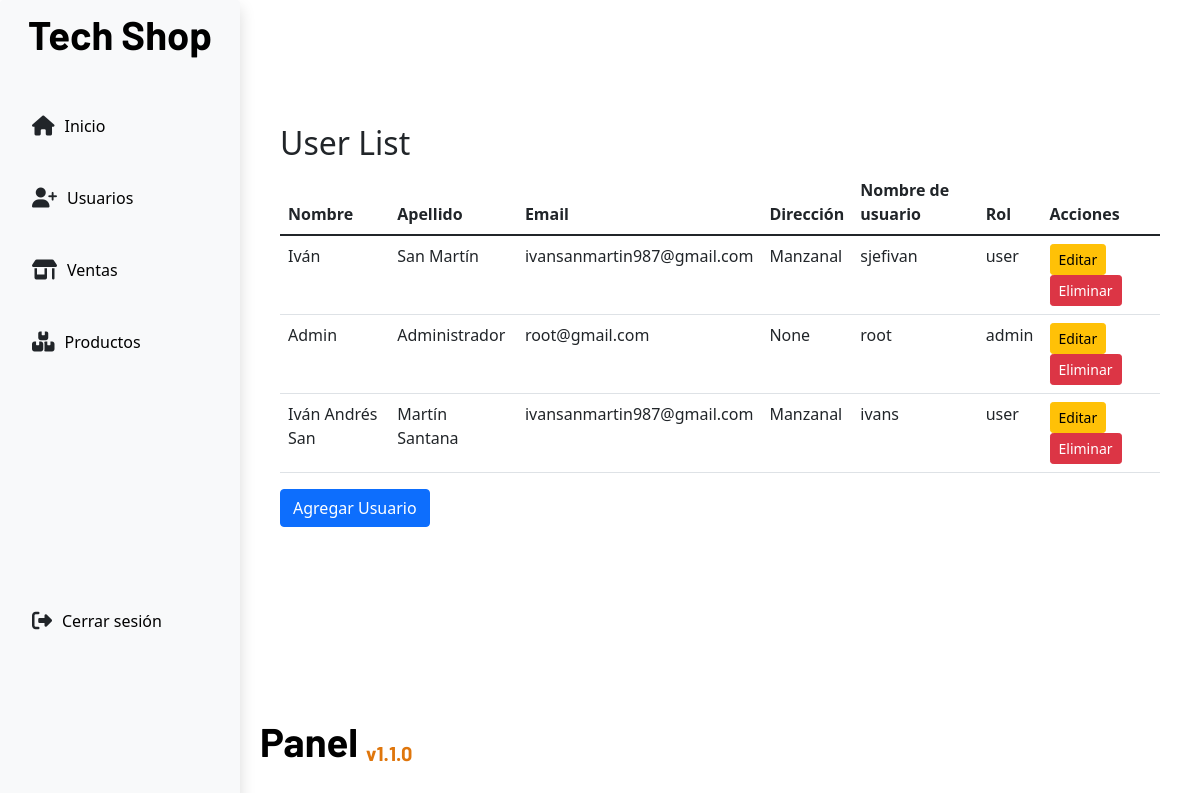
/dashboard/users/ (signed in), run on an earlier commit of the app's database.
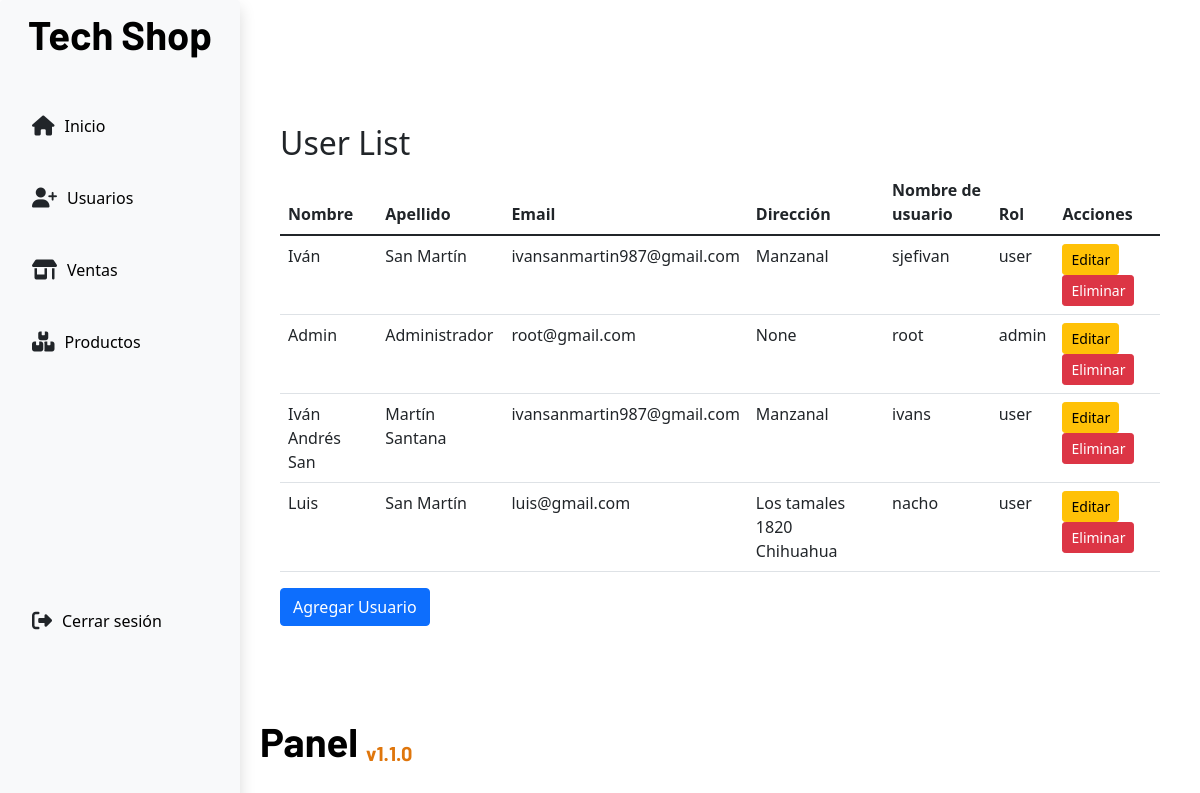
And on a later commit of the database.
### app/models.py (models this page shows)
class Users(models.Model):
    name = models.CharField(max_length=60)
    lastname = models.CharField(max_length=60)
    email = models.EmailField(max_length=255, null=False)
    address = models.CharField(max_length=255,blank=True, null=True)
    username = models.CharField(max_length=50,null=False)
    password = models.BinaryField(max_length=50,null=False)
    credits = models.IntegerField(null=False,default=0)
    role = models.ForeignKey(Roles, on_delete=models.PROTECT, default=1)

class Roles(models.Model):
    role = models.CharField(max_length=50)

### app/views.py (the view)
# urls.py: path('dashboard/users/',views.userTable,name='userTable'),
def userTable(request):
    users = Users.objects.all()
    if request.method == 'GET':
        return render(request,'adShop/userCrud/userTable.html',{'users':users})

### app/context_processors.py (called while the page is built)
def is_auth(request):
    user_auth = request.session.get("isAuthenticated")
    role = request.session.get("role")
    return {
        "user_auth": user_auth,
        "role": role
    }

### app/templates/adShop/userCrud/userTable.html
{% extends 'adShop/base.html' %}
{% block content %}
<div class="container mt-5">
    <h2>User List</h2>
    <table class="table">
        <thead>
            <tr>
                <th scope="col">Nombre</th>
                <th scope="col">Apellido</th>
                <th scope="col">Email</th>
                <th scope="col">Dirección</th>
                <th scope="col">Nombre de usuario</th>
                <th scope="col">Rol</th>
                <th scope="col">Acciones</th>
            </tr>
        </thead>
        <tbody>
            {% for user in users %}
                <tr>
                    <td>{{user.name}}</td>
                    <td>{{user.lastname}}</td>
                    <td>{{user.email}}</td>
                    <td>{{user.address}}</td>
                    <td>{{user.username}}</td>
                    <td>{{user.role.role}}</td>
                    <td>
                        <a href="{%url 'updateUser' user.id%}" class="btn btn-sm btn-warning">Editar</a>
                        <a href="{%url 'deleteUser' user.id%}" class="btn btn-sm btn-danger">Eliminar</a>
                    </td>
                </tr>
            {% endfor %}
        </tbody>
    </table>
    <a href="{%url 'addUser'%}" class="btn btn-primary">Agregar Usuario</a>
</div>
{% endblock content %}

What changed in the data, as far as the page shows it:
added Users: name "Luis", lastname "San Martín", email "luis@gmail.com", address "Los tamales 1820 Chihuahua", username "nacho", role.role "user"
